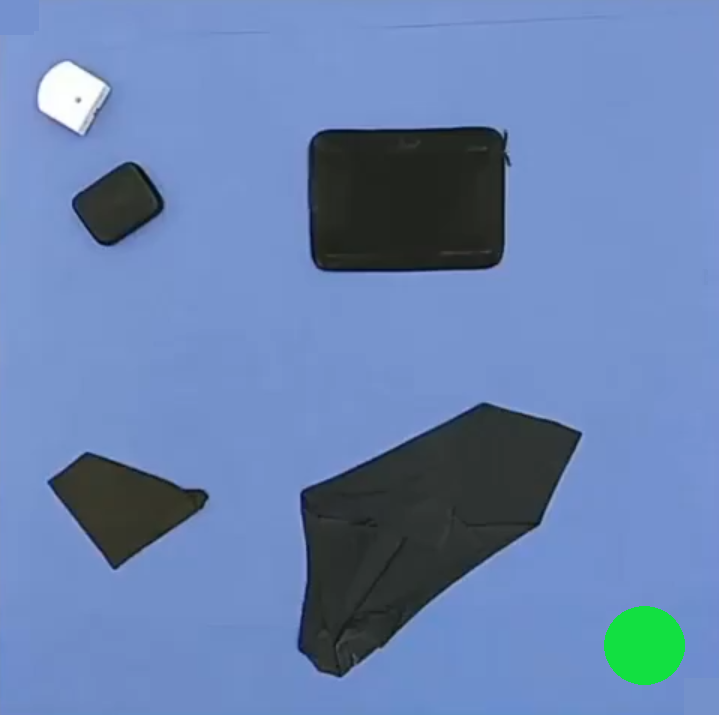
#> input picture input_picture.png, 719 x 715 px
$ jupyter execute filtering.ipynb
#> lines starting #> are read from the running program, lines starting #| are printed output that depends on the picture; after the words box and inside, x2 and y2 are one past the last pixel; in counts of white or black regions, pixels touching at a corner belong together
[cell 1]
import cv2
import matplotlib.pyplot as plt

[cell 2]
filename = 'input_picture.png'
img = cv2.imread(filename, cv2.IMREAD_COLOR)
#> img is the input picture: shape (715, 719, 3); mean B, G, R 176.6, 131.3, 104.9
plt.imshow(img[:,:,::-1])

[cell 3]
canny_img = cv2.Canny(img, 60, 120)
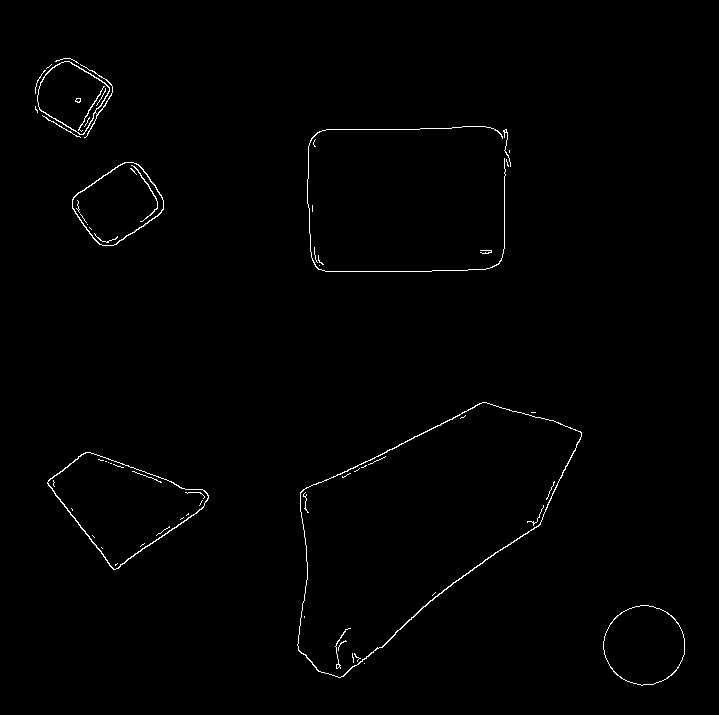
#> canny_img: shape (715, 719); 0.8% white in thin lines or dots, all inside (x1, y1, x2, y2) = (35, 58, 685, 686)
plt.imshow(canny_img, cmap='gray');
plt.title('Canny'); plt.axis('off');

[cell 4]
import cv2
import numpy as np
from matplotlib import pyplot as plt
from matplotlib import colors

filename = 'input_picture.png'
img = cv2.imread(filename, cv2.IMREAD_COLOR)
resized = cv2.resize(img, (50,50), interpolation = cv2.INTER_AREA)
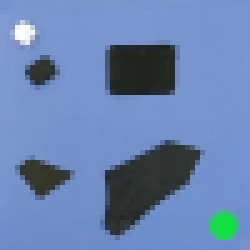
#> resized: shape (50, 50, 3) (shown 5 times larger); mean B, G, R 176.6, 131.3, 104.9
plt.figure(figsize=(30,50))
plt.subplot(121),plt.imshow(img)
plt.title('Original Image'), plt.xticks([]), plt.yticks([])
plt.subplot(122),plt.imshow(resized)
plt.title('Resized Image'), plt.xticks([]), plt.yticks([])

plt.show
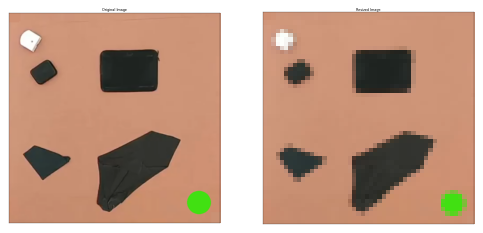
#> figure drawn by matplotlib, 2 panels; B, G, R data is drawn as R, G, B
